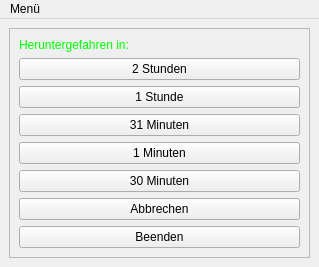
<?xml version="1.0" encoding="UTF-8"?>
<ui version="4.0">
 <class>MainWindow</class>
 <widget class="QMainWindow" name="MainWindow">
  <property name="geometry">
   <rect>
    <x>0</x>
    <y>0</y>
    <width>319</width>
    <height>226</height>
   </rect>
  </property>
  <property name="windowTitle">
   <string>MainWindow</string>
  </property>
  <widget class="QWidget" name="centralwidget">
   <layout class="QGridLayout" name="gridLayout_2">
    <item row="0" column="0">
     <widget class="QFrame" name="frame">
      <property name="frameShape">
       <enum>QFrame::StyledPanel</enum>
      </property>
      <property name="frameShadow">
       <enum>QFrame::Raised</enum>
      </property>
      <layout class="QGridLayout" name="gridLayout">
       <item row="0" column="0">
        <layout class="QVBoxLayout" name="verticalLayout">
         <item>
          <widget class="QLabel" name="time_label">
           <property name="styleSheet">
            <string notr="true">color: #00FF00</string>
           </property>
           <property name="text">
            <string>Heruntergefahren in:</string>
           </property>
          </widget>
         </item>
         <item>
          <widget class="QPushButton" name="two_hours_button">
           <property name="text">
            <string>2 Stunden</string>
           </property>
           <property name="autoDefault">
            <bool>true</bool>
           </property>
          </widget>
         </item>
         <item>
          <widget class="QPushButton" name="one_hour_button">
           <property name="text">
            <string>1 Stunde</string>
           </property>
           <property name="autoDefault">
            <bool>true</bool>
           </property>
          </widget>
         </item>
         //TEST
         <item>
          <widget class="QPushButton" name="thirty_one_min_button">
           <property name="text">
            <string>31 Minuten</string>
           </property>
           <property name="autoDefault">
            <bool>true</bool>
           </property>
          </widget>
         </item>
         <item>
          <widget class="QPushButton" name="one_min_button">
           <property name="text">
            <string>1 Minuten</string>
           </property>
           <property name="autoDefault">
            <bool>true</bool>
           </property>
          </widget>
         </item>
         //TEST
         <item>
          <widget class="QPushButton" name="thirty_min_button">
           <property name="text">
            <string>30 Minuten</string>
           </property>
           <property name="autoDefault">
            <bool>true</bool>
           </property>
          </widget>
         </item>
         <item>
          <widget class="QPushButton" name="cancel_button">
           <property name="text">
            <string>Abbrechen</string>
           </property>
           <property name="autoDefault">
            <bool>true</bool>
           </property>
          </widget>
         </item>
         <item>
          <widget class="QPushButton" name="exit_button">
           <property name="text">
            <string>Beenden</string>
           </property>
           <property name="autoDefault">
            <bool>true</bool>
           </property>
          </widget>
         </item>
        </layout>
       </item>
       <item row="1" column="0">
        <spacer name="verticalSpacer">
         <property name="orientation">
          <enum>Qt::Vertical</enum>
         </property>
         <property name="sizeHint" stdset="0">
          <size>
           <width>20</width>
           <height>40</height>
          </size>
         </property>
        </spacer>
       </item>
      </layout>
     </widget>
    </item>
   </layout>
  </widget>
  <widget class="QMenuBar" name="menubar">
   <property name="geometry">
    <rect>
     <x>0</x>
     <y>0</y>
     <width>319</width>
     <height>20</height>
    </rect>
   </property>
   <widget class="QMenu" name="menuMen">
    <property name="title">
     <string>Menü</string>
    </property>
    <addaction name="action_Dark_Mode"/>
    <addaction name="action_Light_Mode"/>
    <addaction name="action_Beenden"/>
   </widget>
   <addaction name="menuMen"/>
  </widget>
  <action name="action_Dark_Mode">
   <property name="text">
    <string>Dark Mode</string>
   </property>
  </action>
  <action name="action_Beenden">
   <property name="text">
    <string>Beenden</string>
   </property>
  </action>
  <action name="action_Light_Mode">
   <property name="text">
    <string>Light Mode</string>
   </property>
  </action>
 </widget>
 <resources/>
 <connections>
  <connection>
   <sender>exit_button</sender>
   <signal>clicked()</signal>
   <receiver>MainWindow</receiver>
   <slot>close()</slot>
   <hints>
    <hint type="sourcelabel">
     <x>122</x>
     <y>198</y>
    </hint>
    <hint type="destinationlabel">
     <x>304</x>
     <y>229</y>
    </hint>
   </hints>
  </connection>
  <connection>
   <sender>action_Beenden</sender>
   <signal>triggered()</signal>
   <receiver>MainWindow</receiver>
   <slot>close()</slot>
   <hints>
    <hint type="sourcelabel">
     <x>-1</x>
     <y>-1</y>
    </hint>
    <hint type="destinationlabel">
     <x>153</x>
     <y>115</y>
    </hint>
   </hints>
  </connection>
 </connections>
</ui>
